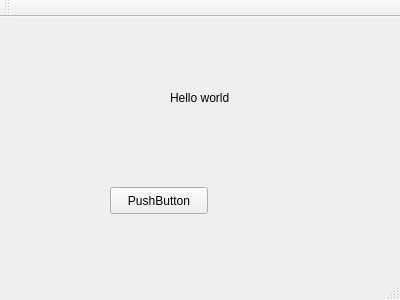
<?xml version="1.0" encoding="UTF-8"?>
<ui version="4.0">
 <class>MainWindow</class>
 <widget class="QMainWindow" name="MainWindow">
  <property name="geometry">
   <rect>
    <x>0</x>
    <y>0</y>
    <width>400</width>
    <height>300</height>
   </rect>
  </property>
  <property name="windowTitle">
   <string>MainWindow</string>
  </property>
  <widget class="QWidget" name="centralWidget">
   <widget class="QLabel" name="label">
    <property name="geometry">
     <rect>
      <x>170</x>
      <y>70</y>
      <width>121</width>
      <height>21</height>
     </rect>
    </property>
    <property name="text">
     <string>Hello world</string>
    </property>
   </widget>
   <widget class="QPushButton" name="pushButton">
    <property name="geometry">
     <rect>
      <x>110</x>
      <y>170</y>
      <width>98</width>
      <height>27</height>
     </rect>
    </property>
    <property name="text">
     <string>PushButton</string>
    </property>
   </widget>
  </widget>
  <widget class="QMenuBar" name="menuBar">
   <property name="geometry">
    <rect>
     <x>0</x>
     <y>0</y>
     <width>400</width>
     <height>25</height>
    </rect>
   </property>
  </widget>
  <widget class="QToolBar" name="mainToolBar">
   <attribute name="toolBarArea">
    <enum>TopToolBarArea</enum>
   </attribute>
   <attribute name="toolBarBreak">
    <bool>false</bool>
   </attribute>
  </widget>
  <widget class="QStatusBar" name="statusBar"/>
 </widget>
 <layoutdefault spacing="6" margin="11"/>
 <resources/>
 <connections/>
</ui>
